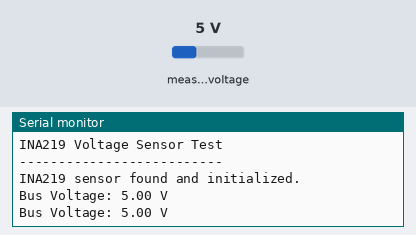
A sketch run on a simulated Arduino Uno, built with avr-gcc and run on an emulated ATmega328P. On the bench: the last lines printed to the serial monitor. Inputs (shaded band) come from the test bench; at power-on: measured voltage 5 V.

Above: at 1.8 s.
1.9 s: measured voltage set to 0.3 V
At 2.7 s:
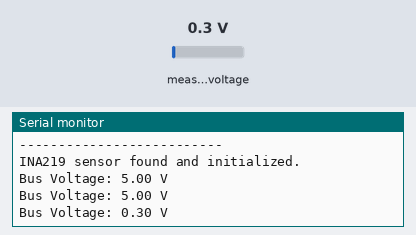
3.4 s: measured voltage set to 3.8 V
At 4.8 s:
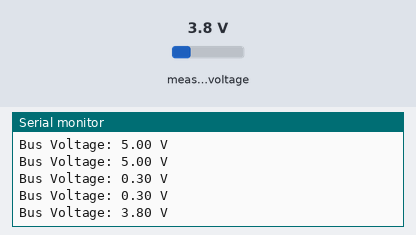
Timing chart, 0 to 6.4 s (numbered marks = the images above; inputs shaded):
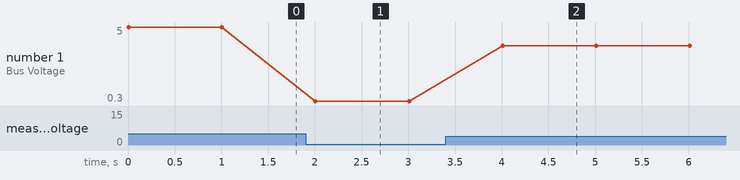

The sketch:

ina219_simple_test.ino
```cpp
#include <Wire.h>
#include <Adafruit_INA219.h>

// Create an INA219 sensor object
Adafruit_INA219 ina219;

void setup() {
  // Start the Serial Monitor at 115200 baud rate
  Serial.begin(115200);
  while (!Serial) {
      // wait for serial port to connect. Needed for native USB port only
  }

  Serial.println("INA219 Voltage Sensor Test");
  Serial.println("--------------------------");

  // Initialize the INA219.
  // By default, the library assumes the sensor is at I2C address 0x40.
  // If your sensor has a different address, you can pass it to begin(): ina219.begin(0x41)
  if (!ina219.begin()) {
    Serial.println("Failed to find INA219 chip. Check your wiring!");
    while (1) { delay(10); } // Halt forever if sensor not found
  }

  Serial.println("INA219 sensor found and initialized.");
}

void loop() {
  // Declare variables to hold the measurements
  float bus_voltage = 0;

  // Read the "Bus Voltage". This measures the voltage on the Vin- pin relative to GND.
  // Since you have Vin- connected to GND, this effectively reads the voltage at Vin+.
  bus_voltage = ina219.getBusVoltage_V();

  // Print the results to the Serial Monitor
  Serial.print("Bus Voltage: ");
  Serial.print(bus_voltage);
  Serial.println(" V");

  // Wait for a second before taking the next measurement
  delay(1000);
}
```

Measured:
- after the input at 1.9 s, the serial monitor: prints a new line after 0.11 s (image 1)
- after the input at 3.4 s, the serial monitor: prints a new line after 0.61 s (image 2)
- plotted number 1: 5 → 0.3 after the input at 1.9 s, 0.3 → 3.8 after the input at 3.4 s
